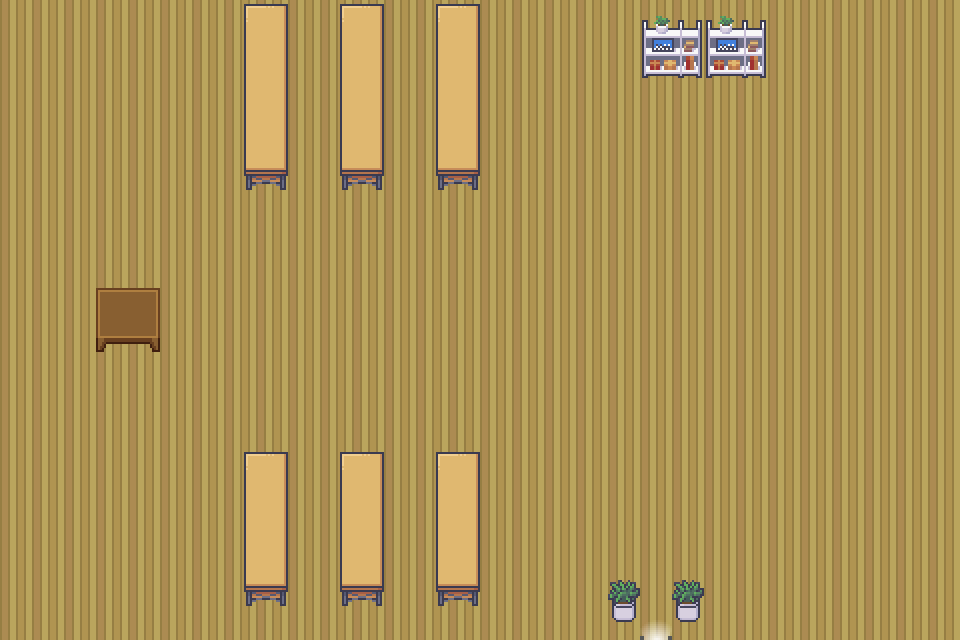

A level layout from a 2D game, rendered from its tile map. Below: a short description, then the map file with tile-grid data replaced by summaries:
An orthogonal 30x20 tile map with 32x32 px tiles, 4 tile layers (Tile Layer 1, Tile Layer 2, Tile Layer 3, Above Player), 3 tilesets and 1 object (event).

<map version="1.10" tiledversion="1.11.0" orientation="orthogonal" renderorder="right-down" width="30" height="20" tilewidth="32" tileheight="32" infinite="0" nextlayerid="6" nextobjectid="2">
 <properties>
  <property name="edges" value="clamped" />
  <property name="inside" type="bool" value="true" />
  <property name="map_type" value="notype" />
  <property name="scenario" value="xero" />
  <property name="slug" value="azure_town_hall" />
 </properties>
 <tileset firstgid="1" name="Office_interiors_shadowless_16x16" tilewidth="32" tileheight="32" tilecount="528" columns="22">
  <image source="../gfx/tilesets/Office_interiors_shadowless_16x16.png" width="704" height="768" />
 </tileset>
 <tileset firstgid="529" source="../gfx/tilesets/core_indoor_floors.tsx" />
 <tileset firstgid="4393" source="../gfx/tilesets/core_set pieces.tsx" />
 <layer id="1" name="Tile Layer 1" width="30" height="20">
  <data>[600 cells, 600 non-empty, 1 distinct tile ids]</data>
 </layer>
 <layer id="2" name="Tile Layer 2" width="30" height="20">
  <data>[600 cells, 87 non-empty, 19 distinct tile ids]</data>
 </layer>
 <layer id="3" name="Tile Layer 3" width="30" height="20">
  <data>[600 cells, 0 non-empty, 0 distinct tile ids]</data>
 </layer>
 <layer id="4" name="Above Player" width="30" height="20">
  <data>[600 cells, 0 non-empty, 0 distinct tile ids]</data>
 </layer>
 <objectgroup id="3" name="events">
  <object id="1" name="Exit To Azure Town" type="event" x="640" y="608" width="32" height="32">
   <properties>
    <property name="act10" value="transition_teleport player,azure_town.tmx,41,23,0.3" />
    <property name="cond10" value="is char_at player" />
    <property name="cond20" value="is char_facing player,down" />
   </properties>
  </object>
 </objectgroup>
</map>
